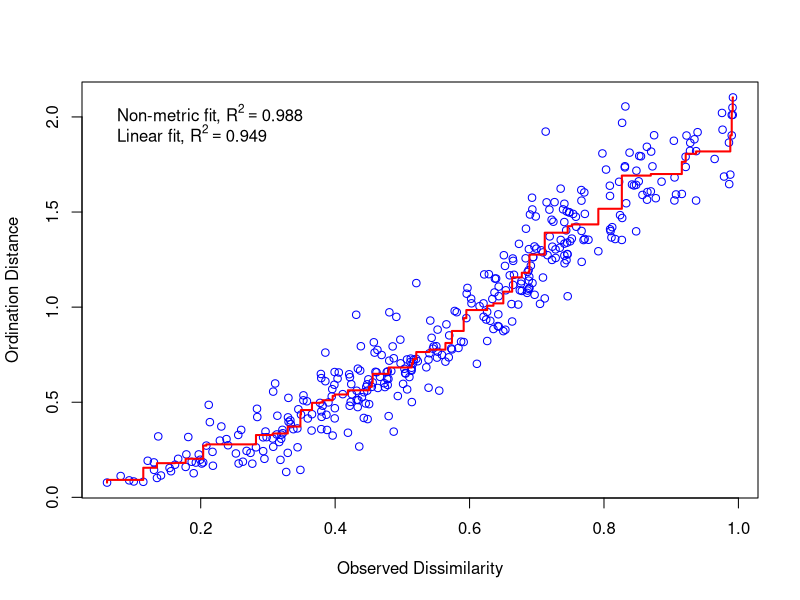
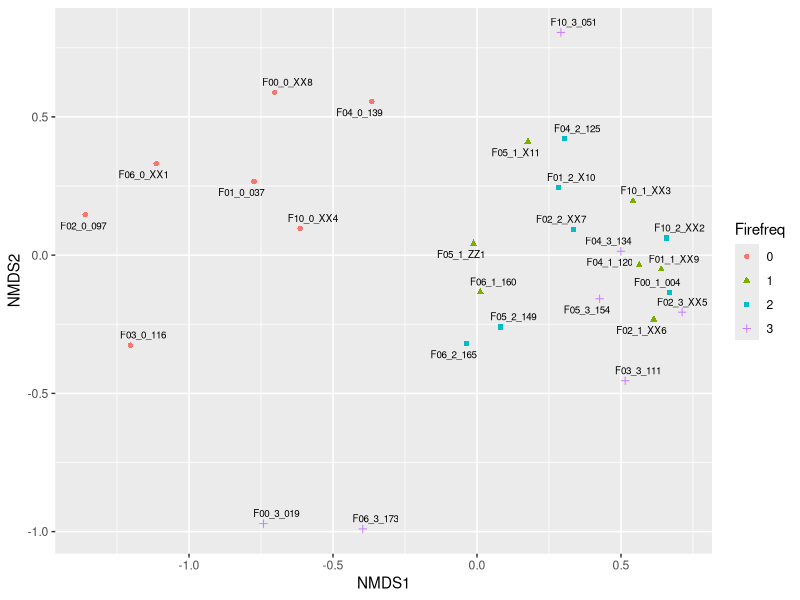

Generate these figures, in order, with R:

#Set up---------------------------
#Set working directory, clean environment, etc.
setwd("C:/Users/jargr/Dropbox/PC/Desktop/Data Analysis/Anny Stats/Lab 10")
#Load packages
library(vegan)#this is new
library(ggplot2)
library(ggrepel)

#Load data--------------------------------
fire <-read.csv("sagefire_abund_matrix.csv", row.names=1)
#Matrix has 70 samples (rows) with abundances of 35 mite species
#Note that the "site names" have to be input as row names. Cannot be separate column

fire.info<-read.csv("sagefire_info.csv")

fire.info$Firefreq<-as.factor(fire.info$FireFreq)

set.seed(20)

fire.dist<-vegdist(fire, method="bray")

fire.nmds<-metaMDS(fire.dist,distance="bray", k=2,try=100)
fire.nmds
stressplot(fire.nmds)

#PERMANOVA
adonis(fire.dist~Firefreq, data = fire.info, permutations=999)

#plot
nmds.scores <- as.data.frame(vegan::scores(fire.nmds))
fire.info<-cbind.data.frame(fire.info,nmds.scores) 
fire.info$site <- row.names(fire)

ggplot(fire.info, aes(NMDS1, NMDS2)) +
  geom_point(aes(color=Firefreq, shape=Firefreq)) +
  geom_text_repel(aes(NMDS1, NMDS2, label = site), size = 2.5)

